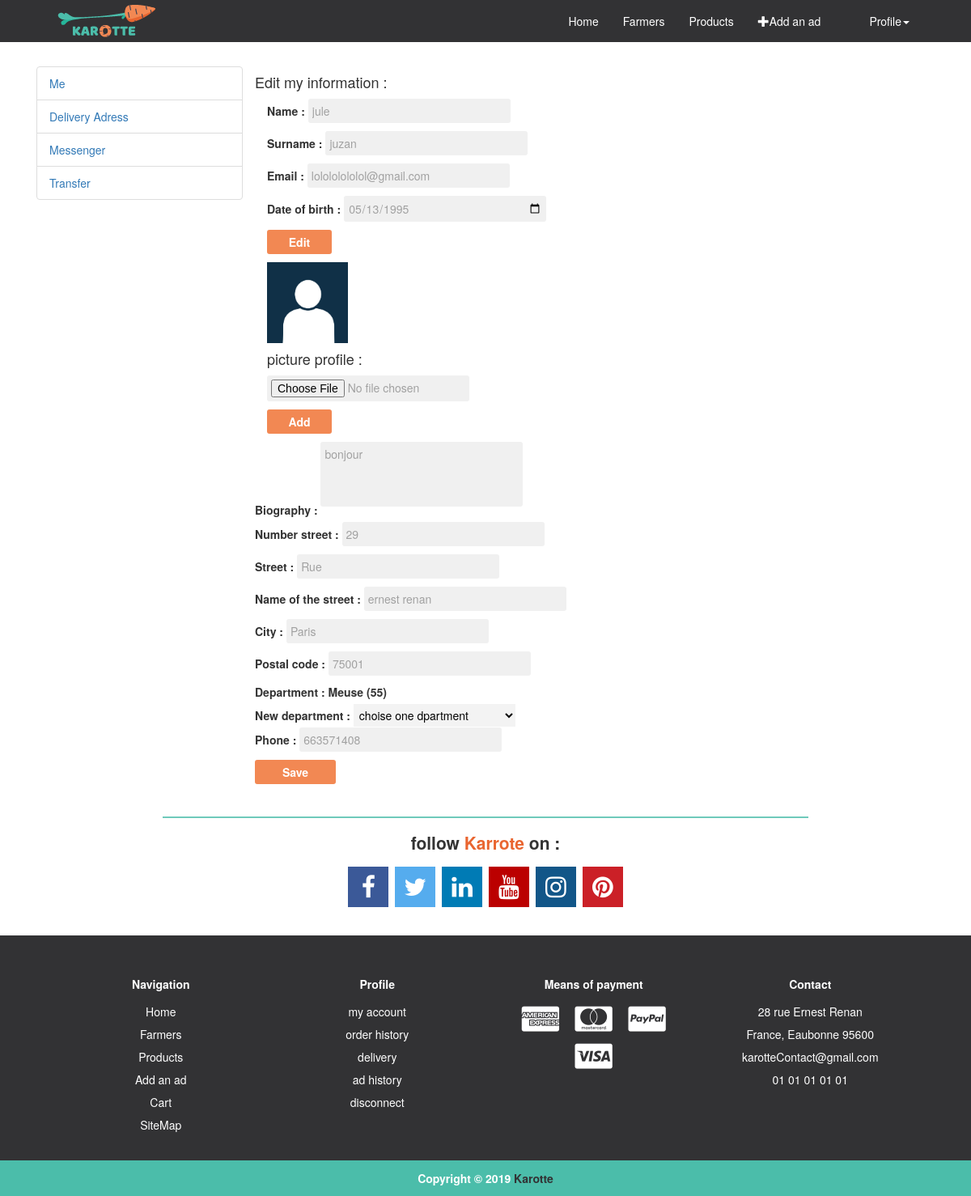
Screenshot of /Account/Profil/Edit (signed in) with the database file from the repository.
### tables this page shows
CREATE TABLE IF NOT EXISTS `Users` (
  `Id` int(9) NOT NULL,
  `Name` varchar(255) NOT NULL,
  `LastName` varchar(255) NOT NULL,
  `Email` varchar(255) NOT NULL,
  `Password` varchar(255) NOT NULL,
  `DateBirth` date DEFAULT NULL,
  `Type` int(1) NOT NULL,
  `Actif` int(1) NOT NULL DEFAULT '0',
  `Status` int(1) NOT NULL DEFAULT '1',
  `CreationDate` date NOT NULL,
  `CreationIp` varchar(100) NOT NULL
);

CREATE TABLE IF NOT EXISTS `Farmers` (
  `Id` int(9) NOT NULL,
  `IdUser` int(9) NOT NULL,
  `Type` varchar(255) NOT NULL,
  `Biography` text,
  `Road` varchar(255) NOT NULL,
  `RoadName` varchar(255) NOT NULL,
  `roadNumber` varchar(255) NOT NULL,
  `PostalCode` varchar(255) NOT NULL,
  `City` varchar(255) NOT NULL,
  `Region` int(9) NOT NULL,
  `County` varchar(255) NOT NULL,
  `Phone` varchar(255) NOT NULL,
  `Bic` varchar(255) NOT NULL,
  `IBAN` varchar(255) NOT NULL,
  `creationDate` varchar(255) NOT NULL
);

### controller/account.php (called while the page is built, shortened)
<?php
$objProfile = new profile($connect);
if(isset($_SESSION['farmer'])){
    $idfarmer = $objProfile->infoIdFarmers($_SESSION['farmer']);
}else{
    $session = $_SESSION['user'];
}
?>

### models/connect.class.php (called while the page is built, shortened)
<?php
class connect {
    public function setConnect(PDO $connect)
    {
        $this -> _connect = $connect;
    }
}
?>

### models/profile.class.php (called while the page is built, shortened)
<?php
class profile extends connect
{
    public function infoIdFarmers($idUser){
        $id= "";
        $req = $this -> _connect -> query("SELECT * FROM `Farmers`  WHERE IdUser = '$idUser'");
        $res = $req -> fetchAll();
        foreach($res as $r){
            $id = $r['Id'];
        }
        return $id;
    }
    public function infoFarmer($id){
        $req = $this -> _connect -> query("SELECT * FROM `Farmers`  WHERE Id = '$id'");
        $res = $req -> fetchAll();
        return $res;
    }
    public function infoRegion($code){
        $name = "";
        $req = $this -> _connect -> query("SELECT * FROM `Departement` WHERE departement_code = '$code'");
        $res = $req -> fetchAll();
        foreach($res as $r){
            $name = $r['departement_nom'];
        }
        return $name;
    }
    public function infoUser($id){
        $req = $this -> _connect -> query("SELECT * FROM `Users` WHERE Id ='$id'");
        $res = $req -> fetchAll();
        return $res;
    }
}
?>

### config.php (called while the page is built, shortened)
<?php
function routeUrl(){
    $nbslash = '';
    if(isset($_GET['p'])){
        $nburl = count(explode('/', $_GET['p']));
        if($nburl !== 0){
            for($i=1; $i < $nburl; $i++){
                $nbslash .= "../";
            }
        }
    }
    return $nbslash;
}

### models/register.class.php (called while the page is built, shortened)
<?php
class register extends connect {
    public function displayRegion(){
        $req = $this -> _connect -> query("SELECT * FROM `Departement`");
        $res = $req -> fetchAll();
        $results = array();
        foreach ($res as $r){
            $results[$r['departement_code'] ]= $r['departement_nom'];
        }
        return $results;
    }
}
?>

### views/page/Me/edit/Me_Edit.php (the view, shortened to what this page needs)
<?php
if(isset($_SESSION['farmer'])){
    $objRegister = new register($connect);
    $selectRegion = $objRegister->displayRegion();
    ?>
    <div class="row block_account_me_edit">
        <h4>Edit my information :</h4>
        <?php
        foreach($objProfile->infoUser($_SESSION['farmer']) as $edit){
            ?>
            <form method="post">
                <div class="col-md-12">
                    <label>Name :</label>
                    <input type="text" name="Name" value="<?= $edit['Name']?>">
                </div>
                <div class="col-md-12">
                    <label>Surname :</label>
                    <input type="text" name="LastName" value="<?= $edit['LastName']?>">
                </div>
                <div class="col-md-12">
                    <label>Email :</label>
                    <input type="text" name="Email" value="<?= $edit['Email']?>">
                </div>
                <div class="col-md-12">
                    <label>Date of birth :</label>
                    <input type="date" name="DateBirth" value="<?= $edit['DateBirth']?>">
                </div>
                <div class="col-md-12 editAccount">
                    <input type="submit" class="ButtonPay" name="infoPerso" value="Edit">
                </div>
            </form>
            <?php
        }
        ?>
        <form method="post" enctype="multipart/form-data">
            <div class="col-md-12">
                <?php
                $filename = "././src/images/Agriculteurs/".$idfarmer.".jpg";
                if(file_exists($filename)) {
                    ?>
                    <img style="width: 100px" src="<?= routeUrl() ?>src/images/Agriculteurs/<?= $idfarmer ?>.jpg">
                    <?php
                }else{
                    ?>
                    <img style="width: 100px" src="<?= routeUrl() ?>src/images/icone/iconeUsers/default.jpg" alt='icone defaut'/>
                    <?php
                }
                ?>
                <h4>picture profile :</h4>
                <input type="file" name="file_picture">
                <div class="editAccount">
                    <input type="submit" name="picture" value="Add"/>
                </div>
            </div>
        </form>
        <form method="post">
            <div class="row">
                <?php
                foreach($objProfile->infoFarmer($idfarmer) as $editFarmer) {
                    ?>
                    <div class="col-md-12 textArea_account">
                        <label>Biography :</label>
                        <textarea name="Biography"><?= $editFarmer['Biography']?></textarea>
                    </div>
                    <div class="col-md-12">
                        <label>Number street :</label>
                        <input type="text" name="roadNumber" value="<?= $editFarmer['roadNumber']?>">
                    </div>
                    <div class="col-md-12">
                        <label>Street :</label>
                        <input type="text" name="Road" value="<?= $editFarmer['Road']?>">
                    </div>
                    <div class="col-md-12">
                        <label>Name of the street :</label>
                        <input type="text" name="RoadName" value="<?= $editFarmer['RoadName']?>">
                    </div>
                    <div class="col-md-12">
                        <label>City :</label>
                        <input type="text" name="City" value="<?= $editFarmer['City']?>">
                    </div>
                    <div class="col-md-12">
                        <label>Postal code :</label>
                        <input type="text" name="PostalCode" value="<?= $editFarmer['PostalCode']?>">
                    </div>
                    <div class="col-md-12">
                        <label>Department :</label>
                        <label><?= $objProfile->infoRegion($editFarmer['Region']) ?> (<?= $editFarmer['Region'] ?>) </label>
                    </div>
                    <div class="col-md-12 region_account">
                        <label>New department :</label>
                        <select name="Region">
                            <option>choise one dpartment</option>
                        </select>
                    </div>
                    <div class="col-md-12">
                        <label>Phone :</label>
                        <input type="number" name="Phone" value="<?= $editFarmer['Phone']?>">
                    </div>
                    <div class="col-md-12 editAccountend">
                        <input type="submit" name="infoPersofarmer" value="Save">
                    </div>
                    <?php
                }
                ?>
            </div>
        </form>
    </div>
    <?php
}

### src/asset/css/karotte.css (style rules this page uses)
.ButtonPay { background: #f28853; border: none; color: #fff; font-weight: bold; padding: 7px 20px; border-radius: 3px; margin: 10px 15px; }
.block_account_me_edit input { width: 250px; margin: 0px 0px 10px 0px; border: none; background: #f0f0f0; color: #a1a1a1; padding: 5px; border-radius: 3px; }
.editAccount input { width: 80px; margin: 0px 0px 10px 0px; border: none; background: #f28853; color: #fff; padding: 5px; border-radius: 3px; font-weight: bold; }
.editAccountend input { width: 100px; margin: 0px 0px 10px 0px; border: none; background: #f28853; color: #fff; padding: 5px; border-radius: 3px; font-weight: bold; }
.textArea_account textarea { width: 250px; margin: 0px 0px 10px 0px; border: none; background: #f0f0f0; color: #a1a1a1; padding: 5px; border-radius: 3px; resize: none; height: 80px; }
.region_account select { width: 200px; border: none; background: #f3f3f3; padding: 3px; color: #000; }

### rows the page displays
users: Name "jule", LastName "juzan", Email "lolololololol@gmail.com", DateBirth "05/13/1995"
farmers: Biography "bonjour", roadNumber "29", Road "Rue", RoadName "ernest renan", City "Paris", PostalCode "75001", infoRegion "Meuse", Region "55", Phone "663571408"
